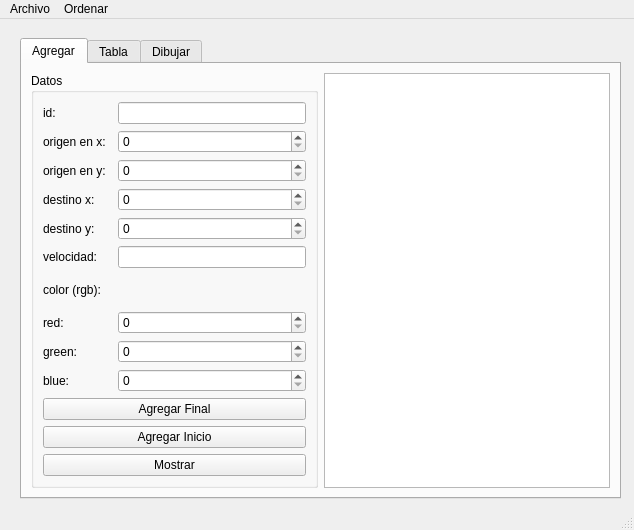
<?xml version="1.0" encoding="UTF-8"?>
<ui version="4.0">
 <class>MainWindow</class>
 <widget class="QMainWindow" name="MainWindow">
  <property name="geometry">
   <rect>
    <x>0</x>
    <y>0</y>
    <width>634</width>
    <height>530</height>
   </rect>
  </property>
  <property name="windowTitle">
   <string>MainWindow</string>
  </property>
  <widget class="QWidget" name="centralwidget">
   <widget class="QTabWidget" name="tabWidget">
    <property name="geometry">
     <rect>
      <x>20</x>
      <y>19</y>
      <width>601</width>
      <height>461</height>
     </rect>
    </property>
    <property name="currentIndex">
     <number>0</number>
    </property>
    <widget class="QWidget" name="tab">
     <attribute name="title">
      <string>Agregar</string>
     </attribute>
     <layout class="QGridLayout" name="gridLayout_2">
      <item row="0" column="0">
       <widget class="QGroupBox" name="groupBox">
        <property name="title">
         <string>Datos</string>
        </property>
        <layout class="QGridLayout" name="gridLayout">
         <item row="13" column="0" colspan="3">
          <widget class="QPushButton" name="mostrar_pushButton">
           <property name="text">
            <string>Mostrar</string>
           </property>
          </widget>
         </item>
         <item row="7" column="2">
          <widget class="QSpinBox" name="red_spinBox">
           <property name="maximum">
            <number>255</number>
           </property>
          </widget>
         </item>
         <item row="0" column="0">
          <widget class="QLabel" name="label">
           <property name="text">
            <string>id:</string>
           </property>
          </widget>
         </item>
         <item row="8" column="2">
          <widget class="QSpinBox" name="green_spinBox">
           <property name="maximum">
            <number>255</number>
           </property>
          </widget>
         </item>
         <item row="9" column="0" colspan="2">
          <widget class="QLabel" name="label_10">
           <property name="text">
            <string>blue: </string>
           </property>
          </widget>
         </item>
         <item row="8" column="0" colspan="2">
          <widget class="QLabel" name="label_9">
           <property name="text">
            <string>green:</string>
           </property>
          </widget>
         </item>
         <item row="3" column="2">
          <widget class="QSpinBox" name="destino_x_spinBox">
           <property name="maximum">
            <number>500</number>
           </property>
          </widget>
         </item>
         <item row="2" column="0">
          <widget class="QLabel" name="label_3">
           <property name="text">
            <string>origen en y:</string>
           </property>
          </widget>
         </item>
         <item row="5" column="0">
          <widget class="QLabel" name="label_6">
           <property name="text">
            <string>velocidad:</string>
           </property>
          </widget>
         </item>
         <item row="0" column="2">
          <widget class="QLineEdit" name="id_lineEdit"/>
         </item>
         <item row="12" column="0" colspan="3">
          <widget class="QPushButton" name="agregar_inicio_pushButton">
           <property name="text">
            <string>Agregar Inicio</string>
           </property>
          </widget>
         </item>
         <item row="3" column="0">
          <widget class="QLabel" name="label_4">
           <property name="text">
            <string>destino x:</string>
           </property>
          </widget>
         </item>
         <item row="5" column="2">
          <widget class="QLineEdit" name="velocidad_lineEdit"/>
         </item>
         <item row="1" column="2">
          <widget class="QSpinBox" name="origen_x_spinBox">
           <property name="maximum">
            <number>500</number>
           </property>
          </widget>
         </item>
         <item row="6" column="0">
          <widget class="QLabel" name="label_7">
           <property name="text">
            <string>color (rgb):</string>
           </property>
          </widget>
         </item>
         <item row="9" column="2">
          <widget class="QSpinBox" name="blue_spinBox">
           <property name="maximum">
            <number>255</number>
           </property>
          </widget>
         </item>
         <item row="7" column="0" colspan="2">
          <widget class="QLabel" name="label_8">
           <property name="text">
            <string>red:</string>
           </property>
          </widget>
         </item>
         <item row="4" column="0">
          <widget class="QLabel" name="label_5">
           <property name="text">
            <string>destino y: </string>
           </property>
          </widget>
         </item>
         <item row="2" column="2">
          <widget class="QSpinBox" name="origen_y_spinBox">
           <property name="maximum">
            <number>500</number>
           </property>
          </widget>
         </item>
         <item row="11" column="0" colspan="3">
          <widget class="QPushButton" name="agregar_final_pushButton">
           <property name="text">
            <string>Agregar Final</string>
           </property>
          </widget>
         </item>
         <item row="1" column="0">
          <widget class="QLabel" name="label_2">
           <property name="text">
            <string>origen en x:</string>
           </property>
          </widget>
         </item>
         <item row="4" column="2">
          <widget class="QSpinBox" name="destino_y_spinBox">
           <property name="maximum">
            <number>500</number>
           </property>
          </widget>
         </item>
        </layout>
       </widget>
      </item>
      <item row="0" column="1">
       <widget class="QPlainTextEdit" name="salida"/>
      </item>
     </layout>
    </widget>
    <widget class="QWidget" name="tab_2">
     <attribute name="title">
      <string>Tabla</string>
     </attribute>
     <layout class="QGridLayout" name="gridLayout_3">
      <item row="0" column="0" colspan="3">
       <widget class="QTableWidget" name="tabla"/>
      </item>
      <item row="1" column="0">
       <widget class="QLineEdit" name="buscar_lineEdit">
        <property name="placeholderText">
         <string>Id de la Particula</string>
        </property>
       </widget>
      </item>
      <item row="1" column="1">
       <widget class="QPushButton" name="buscar_pushButton">
        <property name="text">
         <string>Buscar</string>
        </property>
       </widget>
      </item>
      <item row="1" column="2">
       <widget class="QPushButton" name="mostrar_tabla_pushButton">
        <property name="text">
         <string>Mostrar</string>
        </property>
       </widget>
      </item>
     </layout>
    </widget>
    <widget class="QWidget" name="tab_5">
     <attribute name="title">
      <string>Dibujar</string>
     </attribute>
     <layout class="QGridLayout" name="gridLayout_4">
      <item row="0" column="0" colspan="2">
       <widget class="QGraphicsView" name="graphicsView"/>
      </item>
      <item row="1" column="0">
       <widget class="QPushButton" name="dibujar">
        <property name="text">
         <string>Dibujar</string>
        </property>
       </widget>
      </item>
      <item row="1" column="1">
       <widget class="QPushButton" name="limpiar">
        <property name="text">
         <string>Limpiar</string>
        </property>
       </widget>
      </item>
     </layout>
    </widget>
   </widget>
  </widget>
  <widget class="QMenuBar" name="menubar">
   <property name="geometry">
    <rect>
     <x>0</x>
     <y>0</y>
     <width>634</width>
     <height>21</height>
    </rect>
   </property>
   <widget class="QMenu" name="menuArchivo">
    <property name="title">
     <string>Archivo</string>
    </property>
    <addaction name="actionAbrir"/>
    <addaction name="actionGuardar"/>
    <addaction name="actionGrafo"/>
   </widget>
   <widget class="QMenu" name="menuOrdenar">
    <property name="title">
     <string>Ordenar</string>
    </property>
    <addaction name="actionId_ascendente"/>
    <addaction name="actionDistancia_descendente"/>
    <addaction name="actionVelocidad_ascendente"/>
   </widget>
   <addaction name="menuArchivo"/>
   <addaction name="menuOrdenar"/>
  </widget>
  <widget class="QStatusBar" name="statusbar"/>
  <action name="actionAbrir">
   <property name="text">
    <string>Abrir</string>
   </property>
   <property name="shortcut">
    <string>Ctrl+O</string>
   </property>
  </action>
  <action name="actionGuardar">
   <property name="text">
    <string>Guardar</string>
   </property>
   <property name="shortcut">
    <string>Ctrl+S</string>
   </property>
  </action>
  <action name="actionId_ascendente">
   <property name="text">
    <string>Id (ascendente)</string>
   </property>
  </action>
  <action name="actionDistancia_descendente">
   <property name="text">
    <string>Distancia (descendente)</string>
   </property>
  </action>
  <action name="actionVelocidad_ascendente">
   <property name="text">
    <string>Velocidad (ascendente)</string>
   </property>
  </action>
  <action name="actionGrafo">
   <property name="text">
    <string>Grafo</string>
   </property>
   <property name="shortcut">
    <string>Ctrl+G</string>
   </property>
  </action>
 </widget>
 <resources/>
 <connections/>
</ui>
